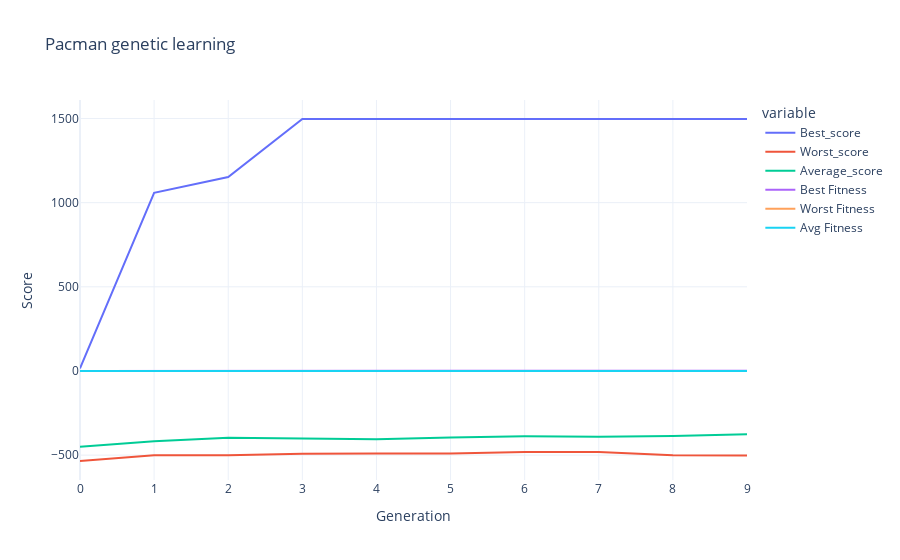

Notebook code for this chart:
### Code cell
fig = px.line(results, x='Generation', y=['Best_score', 'Worst_score', 'Average_score', 'Best Fitness', 'Worst Fitness', 'Avg Fitness'], title='Pacman genetic learning',
                  labels=dict(value = 'Score'), template='plotly_white')
fig.show()

### Figure 1 — Plotly figure (JSON) as saved in the notebook; plotly's stock layout.template omitted (floating-point values rounded to 4 significant figures)
{"data": [{"hovertemplate": "variable=Best_score<br>Generation=%{x}<br>Score=%{y}<extra></extra>", "legendgroup": "Best_score", "line": {"color": "#636efa", "dash": "solid"}, "mode": "lines", "name": "Best_score", "orientation": "v", "showlegend": true, "type": "scatter", "x": [0, 1, 2, 3, 4, 5, 6, 7, 8, 9], "xaxis": "x", "y": [15, 1058, 1152, 1497, 1497, 1497, 1497, 1497, 1497, 1497], "yaxis": "y"}, {"hovertemplate": "variable=Worst_score<br>Generation=%{x}<br>Score=%{y}<extra></extra>", "legendgroup": "Worst_score", "line": {"color": "#EF553B", "dash": "solid"}, "mode": "lines", "name": "Worst_score", "orientation": "v", "showlegend": true, "type": "scatter", "x": [0, 1, 2, 3, 4, 5, 6, 7, 8, 9], "xaxis": "x", "y": [-535, -501, -501, -492, -490, -490, -481, -481, -501, -502], "yaxis": "y"}, {"hovertemplate": "variable=Average_score<br>Generation=%{x}<br>Score=%{y}<extra></extra>", "legendgroup": "Average_score", "line": {"color": "#00cc96", "dash": "solid"}, "mode": "lines", "name": "Average_score", "orientation": "v", "showlegend": true, "type": "scatter", "x": [0, 1, 2, 3, 4, 5, 6, 7, 8, 9], "xaxis": "x", "y": [-450.7, -418.3, -396.5, -400.8, -405.8, -395.1, -388.5, -390.4, -386.1, -376.4], "yaxis": "y"}, {"hovertemplate": "variable=Best Fitness<br>Generation=%{x}<br>Score=%{y}<extra></extra>", "legendgroup": "Best Fitness", "line": {"color": "#ab63fa", "dash": "solid"}, "mode": "lines", "name": "Best Fitness", "orientation": "v", "showlegend": true, "type": "scatter", "x": [0, 1, 2, 3, 4, 5, 6, 7, 8, 9], "xaxis": "x", "y": [0, 1, 1, 1, 1, 1, 1, 1, 1, 1], "yaxis": "y"}, {"hovertemplate": "variable=Worst Fitness<br>Generation=%{x}<br>Score=%{y}<extra></extra>", "legendgroup": "Worst Fitness", "line": {"color": "#FFA15A", "dash": "solid"}, "mode": "lines", "name": "Worst Fitness", "orientation": "v", "showlegend": true, "type": "scatter", "x": [0, 1, 2, 3, 4, 5, 6, 7, 8, 9], "xaxis": "x", "y": [0, 0, 0, 0, 0, 0, 0, 0, 0, 0], "yaxis": "y"}, {"hovertemplate": "variable=Avg Fitness<br>Generation=%{x}<br>Score=%{y}<extra></extra>", "legendgroup": "Avg Fitness", "line": {"color": "#19d3f3", "dash": "solid"}, "mode": "lines", "name": "Avg Fitness", "orientation": "v", "showlegend": true, "type": "scatter", "x": [0, 1, 2, 3, 4, 5, 6, 7, 8, 9], "xaxis": "x", "y": [0, 0, 0, 0, 0, 0, 0, 0, 0, 0], "yaxis": "y"}], "layout": {"legend": {"title": {"text": "variable"}, "tracegroupgap": 0}, "title": {"text": "Pacman genetic learning"}, "xaxis": {"anchor": "y", "domain": [0, 1], "title": {"text": "Generation"}}, "yaxis": {"anchor": "x", "domain": [0, 1], "title": {"text": "Score"}}}}
